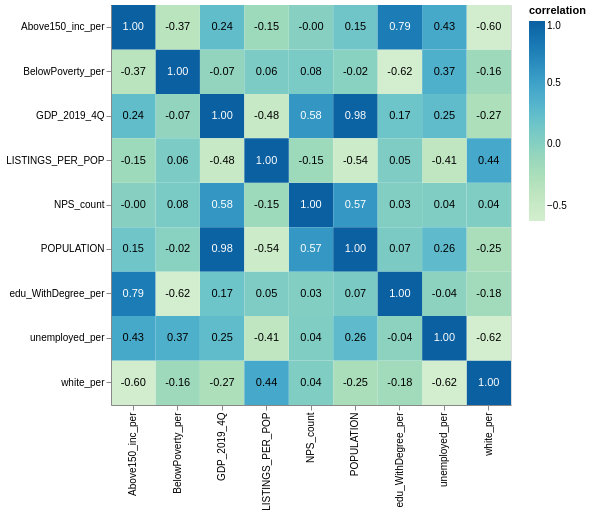

Source (Vega-Lite JSON):
### Vega-Lite specification from a JSON file in a GitHub repository (floating-point values rounded to 4 significant figures)
{"config": {"view": {"continuousWidth": 400, "continuousHeight": 300}}, "layer": [{"mark": "rect", "encoding": {"color": {"type": "quantitative", "field": "correlation", "scale": {"scheme": "greenblue"}}, "x": {"type": "ordinal", "field": "variable2", "title": null}, "y": {"type": "ordinal", "field": "variable", "title": null}}, "height": 400, "width": 400}, {"mark": "text", "encoding": {"color": {"condition": {"value": "white", "test": "(datum.correlation > 0.5)"}, "value": "black"}, "text": {"type": "nominal", "field": "correlation_label"}, "x": {"type": "ordinal", "field": "variable2", "title": null}, "y": {"type": "ordinal", "field": "variable", "title": null}}}], "data": {"name": "data-4aacd2503ce1288a86384124624e8158"}, "$schema": "https://vega.github.io/schema/vega-lite/v4.8.1.json", "datasets": {"data-4aacd2503ce1288a86384124624e8158": [{"variable": "GDP_2019_4Q", "variable2": "GDP_2019_4Q", "correlation": 1.0, "correlation_label": "1.00"}, {"variable": "GDP_2019_4Q", "variable2": "NPS_count", "correlation": 0.5779, "correlation_label": "0.58"}, {"variable": "GDP_2019_4Q", "variable2": "LISTINGS_PER_POP", "correlation": -0.4831, "correlation_label": "-0.48"}, {"variable": "GDP_2019_4Q", "variable2": "POPULATION", "correlation": 0.9801, "correlation_label": "0.98"}, {"variable": "GDP_2019_4Q", "variable2": "white_per", "correlation": -0.2671, "correlation_label": "-0.27"}, {"variable": "GDP_2019_4Q", "variable2": "unemployed_per", "correlation": 0.2516, "correlation_label": "0.25"}, {"variable": "GDP_2019_4Q", "variable2": "edu_WithDegree_per", "correlation": 0.1653, "correlation_label": "0.17"}, {"variable": "GDP_2019_4Q", "variable2": "BelowPoverty_per", "correlation": -0.07499, "correlation_label": "-0.07"}, {"variable": "GDP_2019_4Q", "variable2": "Above150_inc_per", "correlation": 0.2379, "correlation_label": "0.24"}, {"variable": "NPS_count", "variable2": "GDP_2019_4Q", "correlation": 0.5779, "correlation_label": "0.58"}, {"variable": "NPS_count", "variable2": "NPS_count", "correlation": 1.0, "correlation_label": "1.00"}, {"variable": "NPS_count", "variable2": "LISTINGS_PER_POP", "correlation": -0.1482, "correlation_label": "-0.15"}, {"variable": "NPS_count", "variable2": "POPULATION", "correlation": 0.5702, "correlation_label": "0.57"}, {"variable": "NPS_count", "variable2": "white_per", "correlation": 0.04275, "correlation_label": "0.04"}, {"variable": "NPS_count", "variable2": "unemployed_per", "correlation": 0.03765, "correlation_label": "0.04"}, {"variable": "NPS_count", "variable2": "edu_WithDegree_per", "correlation": 0.0275, "correlation_label": "0.03"}, {"variable": "NPS_count", "variable2": "BelowPoverty_per", "correlation": 0.07794, "correlation_label": "0.08"}, {"variable": "NPS_count", "variable2": "Above150_inc_per", "correlation": -0.002828, "correlation_label": "-0.00"}, {"variable": "LISTINGS_PER_POP", "variable2": "GDP_2019_4Q", "correlation": -0.4831, "correlation_label": "-0.48"}, {"variable": "LISTINGS_PER_POP", "variable2": "NPS_count", "correlation": -0.1482, "correlation_label": "-0.15"}, {"variable": "LISTINGS_PER_POP", "variable2": "LISTINGS_PER_POP", "correlation": 1.0, "correlation_label": "1.00"}, {"variable": "LISTINGS_PER_POP", "variable2": "POPULATION", "correlation": -0.5389, "correlation_label": "-0.54"}, {"variable": "LISTINGS_PER_POP", "variable2": "white_per", "correlation": 0.4366, "correlation_label": "0.44"}, {"variable": "LISTINGS_PER_POP", "variable2": "unemployed_per", "correlation": -0.4094, "correlation_label": "-0.41"}, {"variable": "LISTINGS_PER_POP", "variable2": "edu_WithDegree_per", "correlation": 0.0498, "correlation_label": "0.05"}, {"variable": "LISTINGS_PER_POP", "variable2": "BelowPoverty_per", "correlation": 0.06353, "correlation_label": "0.06"}, {"variable": "LISTINGS_PER_POP", "variable2": "Above150_inc_per", "correlation": -0.147, "correlation_label": "-0.15"}, {"variable": "POPULATION", "variable2": "GDP_2019_4Q", "correlation": 0.9801, "correlation_label": "0.98"}, {"variable": "POPULATION", "variable2": "NPS_count", "correlation": 0.5702, "correlation_label": "0.57"}, {"variable": "POPULATION", "variable2": "LISTINGS_PER_POP", "correlation": -0.5389, "correlation_label": "-0.54"}, {"variable": "POPULATION", "variable2": "POPULATION", "correlation": 1.0, "correlation_label": "1.00"}, {"variable": "POPULATION", "variable2": "white_per", "correlation": -0.2475, "correlation_label": "-0.25"}, {"variable": "POPULATION", "variable2": "unemployed_per", "correlation": 0.2572, "correlation_label": "0.26"}, {"variable": "POPULATION", "variable2": "edu_WithDegree_per", "correlation": 0.07194, "correlation_label": "0.07"}, {"variable": "POPULATION", "variable2": "BelowPoverty_per", "correlation": -0.01827, "correlation_label": "-0.02"}, {"variable": "POPULATION", "variable2": "Above150_inc_per", "correlation": 0.1501, "correlation_label": "0.15"}, {"variable": "white_per", "variable2": "GDP_2019_4Q", "correlation": -0.2671, "correlation_label": "-0.27"}, {"variable": "white_per", "variable2": "NPS_count", "correlation": 0.04275, "correlation_label": "0.04"}, {"variable": "white_per", "variable2": "LISTINGS_PER_POP", "correlation": 0.4366, "correlation_label": "0.44"}, {"variable": "white_per", "variable2": "POPULATION", "correlation": -0.2475, "correlation_label": "-0.25"}, {"variable": "white_per", "variable2": "white_per", "correlation": 1.0, "correlation_label": "1.00"}, {"variable": "white_per", "variable2": "unemployed_per", "correlation": -0.6215, "correlation_label": "-0.62"}, {"variable": "white_per", "variable2": "edu_WithDegree_per", "correlation": -0.1816, "correlation_label": "-0.18"}, {"variable": "white_per", "variable2": "BelowPoverty_per", "correlation": -0.1613, "correlation_label": "-0.16"}, {"variable": "white_per", "variable2": "Above150_inc_per", "correlation": -0.6023, "correlation_label": "-0.60"}, {"variable": "unemployed_per", "variable2": "GDP_2019_4Q", "correlation": 0.2516, "correlation_label": "0.25"}, {"variable": "unemployed_per", "variable2": "NPS_count", "correlation": 0.03765, "correlation_label": "0.04"}, {"variable": "unemployed_per", "variable2": "LISTINGS_PER_POP", "correlation": -0.4094, "correlation_label": "-0.41"}, {"variable": "unemployed_per", "variable2": "POPULATION", "correlation": 0.2572, "correlation_label": "0.26"}, {"variable": "unemployed_per", "variable2": "white_per", "correlation": -0.6215, "correlation_label": "-0.62"}, {"variable": "unemployed_per", "variable2": "unemployed_per", "correlation": 1.0, "correlation_label": "1.00"}, {"variable": "unemployed_per", "variable2": "edu_WithDegree_per", "correlation": -0.03976, "correlation_label": "-0.04"}, {"variable": "unemployed_per", "variable2": "BelowPoverty_per", "correlation": 0.3658, "correlation_label": "0.37"}, {"variable": "unemployed_per", "variable2": "Above150_inc_per", "correlation": 0.4255, "correlation_label": "0.43"}, {"variable": "edu_WithDegree_per", "variable2": "GDP_2019_4Q", "correlation": 0.1653, "correlation_label": "0.17"}, {"variable": "edu_WithDegree_per", "variable2": "NPS_count", "correlation": 0.0275, "correlation_label": "0.03"}, {"variable": "edu_WithDegree_per", "variable2": "LISTINGS_PER_POP", "correlation": 0.0498, "correlation_label": "0.05"}, {"variable": "edu_WithDegree_per", "variable2": "POPULATION", "correlation": 0.07194, "correlation_label": "0.07"}, {"variable": "edu_WithDegree_per", "variable2": "white_per", "correlation": -0.1816, "correlation_label": "-0.18"}, {"variable": "edu_WithDegree_per", "variable2": "unemployed_per", "correlation": -0.03976, "correlation_label": "-0.04"}, {"variable": "edu_WithDegree_per", "variable2": "edu_WithDegree_per", "correlation": 1.0, "correlation_label": "1.00"}, {"variable": "edu_WithDegree_per", "variable2": "BelowPoverty_per", "correlation": -0.6169, "correlation_label": "-0.62"}, {"variable": "edu_WithDegree_per", "variable2": "Above150_inc_per", "correlation": 0.7872, "correlation_label": "0.79"}, {"variable": "BelowPoverty_per", "variable2": "GDP_2019_4Q", "correlation": -0.07499, "correlation_label": "-0.07"}, {"variable": "BelowPoverty_per", "variable2": "NPS_count", "correlation": 0.07794, "correlation_label": "0.08"}, {"variable": "BelowPoverty_per", "variable2": "LISTINGS_PER_POP", "correlation": 0.06353, "correlation_label": "0.06"}, {"variable": "BelowPoverty_per", "variable2": "POPULATION", "correlation": -0.01827, "correlation_label": "-0.02"}, {"variable": "BelowPoverty_per", "variable2": "white_per", "correlation": -0.1613, "correlation_label": "-0.16"}, {"variable": "BelowPoverty_per", "variable2": "unemployed_per", "correlation": 0.3658, "correlation_label": "0.37"}, {"variable": "BelowPoverty_per", "variable2": "edu_WithDegree_per", "correlation": -0.6169, "correlation_label": "-0.62"}, {"variable": "BelowPoverty_per", "variable2": "BelowPoverty_per", "correlation": 1.0, "correlation_label": "1.00"}, {"variable": "BelowPoverty_per", "variable2": "Above150_inc_per", "correlation": -0.3672, "correlation_label": "-0.37"}, {"variable": "Above150_inc_per", "variable2": "GDP_2019_4Q", "correlation": 0.2379, "correlation_label": "0.24"}, {"variable": "Above150_inc_per", "variable2": "NPS_count", "correlation": -0.002828, "correlation_label": "-0.00"}, {"variable": "Above150_inc_per", "variable2": "LISTINGS_PER_POP", "correlation": -0.147, "correlation_label": "-0.15"}, {"variable": "Above150_inc_per", "variable2": "POPULATION", "correlation": 0.1501, "correlation_label": "0.15"}, {"variable": "Above150_inc_per", "variable2": "white_per", "correlation": -0.6023, "correlation_label": "-0.60"}, {"variable": "Above150_inc_per", "variable2": "unemployed_per", "correlation": 0.4255, "correlation_label": "0.43"}, {"variable": "Above150_inc_per", "variable2": "edu_WithDegree_per", "correlation": 0.7872, "correlation_label": "0.79"}, {"variable": "Above150_inc_per", "variable2": "BelowPoverty_per", "correlation": -0.3672, "correlation_label": "-0.37"}, {"variable": "Above150_inc_per", "variable2": "Above150_inc_per", "correlation": 1.0, "correlation_label": "1.00"}]}}
